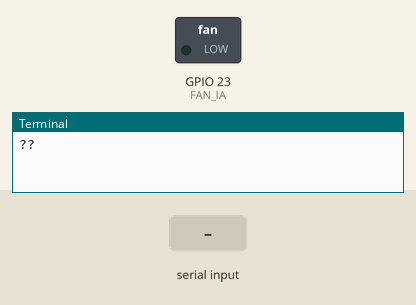
Recording of a program running on a simulated Raspberry Pi (BCM pin numbers). On the bench: switched loads named in the program (green lamp = pin HIGH), the last lines printed to the terminal. Inputs (shaded band) come from the test bench.

Above: at 1.2 s.
1.3 s: "m" typed at the terminal, then Enter
At 2.0 s:
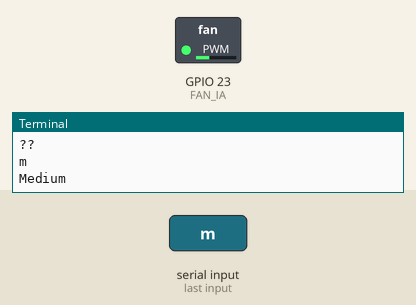
Timing chart, 0 to 4.3 s (numbered marks = the images above; inputs shaded):
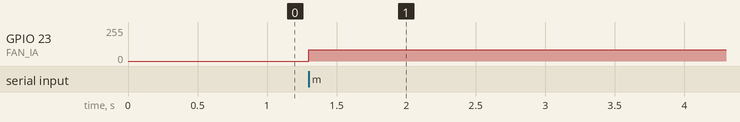

The program:

fan_motor_keyboard.py
```python
import RPi.GPIO as GPIO
import Motor_Module2 as MOTOR

#BCM. 23, wPi. 4, Physical. 16
FAN_IA = 23

GPIO.setmode(GPIO.BCM)
GPIO.setwarnings(False)
GPIO.setup(FAN_IA, GPIO.OUT)
pwm = GPIO.PWM(FAN_IA, 60)
pwm.start(0)

if __name__ == "__main__":
    try:
        while True:
            press=input("??")
            if press == 'w':
                MOTOR.Weak(pwm,FAN_IA)
            elif press == 'm':
                MOTOR.Medium(pwm,FAN_IA)
            elif press == 's':
                MOTOR.Strong(pwm,FAN_IA)
    except:
        GPIO.cleanup()
```

Motor_Module2.py
```python
import time

# weak
def Weak(pwm,FAN_IA) :
    pwm.ChangeDutyCycle(0)
    print("weak")
    time.sleep(5)

# medium
def Medium(pwm,FAN_IA) :
    pwm.ChangeDutyCycle(33)
    print("Medium")
    time.sleep(5)

# strong
def Strong(pwm,FAN_IA) :
    pwm.ChangeDutyCycle(60)
    print("Strong")
    time.sleep(5)
```

Measured:
- after the input at 1.3 s, GPIO 23 (FAN_IA): 0/255 → 84/255 at once
